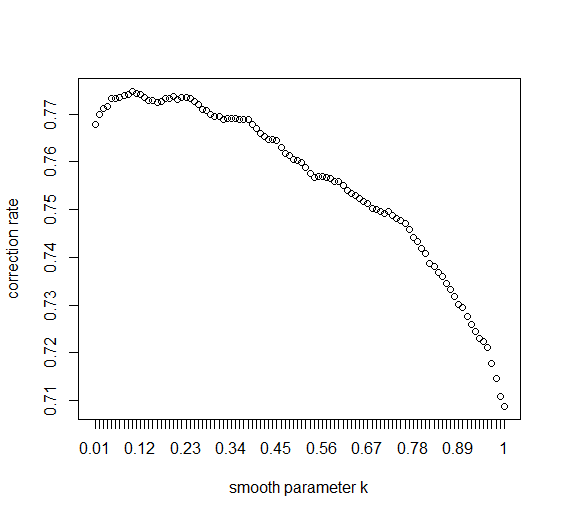

Generate this figure with R:
#input the data
load("C:/Users/mac/Desktop/spring course/246/midtermproject/digits.RData")
#set up the data for use num.class <- dim(training.data)[1] # Number of classes num.training <- dim(training.data)[2] # Number of training data per class d <- prod(dim(training.data)[3:4]) # Dimension of each training image (rowsxcolumns) num.test <- dim(test.data)[2] # Number of test data dim(training.data) <- c(num.class * num.training, d) # Reshape training data to 2-dim matrix dim(test.data) <- c(num.class * num.test, d) # Same for test. training.label <- rep(0:9, num.training) # Labels of training data. test.label <- rep(0:9, num.test) # Labels of test data rownames(training.data)=training.label #rownames of training data rownames(test.data)=test.label #rownames of test data
##project 1: LDA
#makeLDADiscF:returns a function that will form a discriminant
makeLDADiscF=function (mean,sigma,prior){
  sigmaInv=solve(sigma )
  constantPart=((0.5)*((t(mean)%*%sigmaInv)%*%mean))[1,1]
  function (X) {
    (((X %*%sigmaInv)%*%mean)-constantPart+log(prior))
  }
}
#Compute the value of smoothing parameter by the following procedure: #divide the training set per class into 2 parts:400 training examples and 100 test examples #compute the adjusted covariance matrix with different smoothing parameters #run the algorithm above five times on a random subset of 400 training examples per class #evaluate the error on the remaining 100 examples per class #obtain the value of smoothing parameter that minimizes the average error of the 5 times
set.seed(123)
pCorrectTrain=matrix(NA,nrow=5,ncol=100) pCorrectTest=matrix(NA,nrow=5,ncol=100) #to contain correct rates under each iteration
#run five times
for(i in 1:5){
  train_ind0=sample((nrow(training.data[rownames(training.data)=="0",])), size=400,replace = FALSE, prob = NULL) #sample rows
  train0=training.data[rownames(training.data)=="0",][train_ind0, ]#get the training set of class 0 test0=training.data[rownames(training.data)=="0",][-train_ind0, ]#get the test set of class 0
  train_ind1=sample((nrow(training.data[rownames(training.data)=="1",])),
                    size=400,replace = FALSE, prob = NULL)
  train1=training.data[rownames(training.data)=="1",][train_ind1, ]
  test1=training.data[rownames(training.data)=="1",][-train_ind1, ]
  train_ind2=sample((nrow(training.data[rownames(training.data)=="2",])),
                    size=400,replace = FALSE, prob = NULL)
  train2=training.data[rownames(training.data)=="2",][train_ind2, ]
  test2=training.data[rownames(training.data)=="2",][-train_ind2, ]
  train_ind3=sample((nrow(training.data[rownames(training.data)=="3",])),
                    size=400,replace = FALSE, prob = NULL)
  train3=training.data[rownames(training.data)=="3",][train_ind3, ]
  test3=training.data[rownames(training.data)=="3",][-train_ind3, ]
  train_ind4=sample((nrow(training.data[rownames(training.data)=="4",])),
                    size=400,replace = FALSE, prob = NULL)
  train4=training.data[rownames(training.data)=="4",][train_ind4, ]
  test4=training.data[rownames(training.data)=="4",][-train_ind4, ]
  train_ind5=sample((nrow(training.data[rownames(training.data)=="5",])),
                    size=400,replace = FALSE, prob = NULL)
  train5=training.data[rownames(training.data)=="5",][train_ind5, ]
  test5=training.data[rownames(training.data)=="5",][-train_ind5, ]
  train_ind6=sample((nrow(training.data[rownames(training.data)=="6",])),
                    size=400,replace = FALSE, prob = NULL)
  train6=training.data[rownames(training.data)=="6",][train_ind6, ]
  test6=training.data[rownames(training.data)=="6",][-train_ind6, ]
  train_ind7=sample((nrow(training.data[rownames(training.data)=="7",])),
                    size=400,replace = FALSE, prob = NULL)
  train7=training.data[rownames(training.data)=="7",][train_ind7, ]
  test7=training.data[rownames(training.data)=="7",][-train_ind7, ]
  train_ind8=sample((nrow(training.data[rownames(training.data)=="8",])),
                    size=400,replace = FALSE, prob = NULL)
  train8=training.data[rownames(training.data)=="8",][train_ind8, ]
  test8=training.data[rownames(training.data)=="8",][-train_ind8, ]
  train_ind9=sample((nrow(training.data[rownames(training.data)=="9",])),
                    size=400,replace = FALSE, prob = NULL)
  train9=training.data[rownames(training.data)=="9",][train_ind9, ]
  test9=training.data[rownames(training.data)=="9",][-train_ind9, ]
  #combine 10 samples together again
  train=rbind(train0,train1,train2,train3,train4,train5,train6,train7,train8,train9)
  test=rbind(test0,test1,test2,test3,test4,test5,test6,test7,test8,test9)
  #compute the covariance matrix and mean of each class with 400 training examples
  cov0=cov(train0)
  cov1=cov(train1)
  cov2=cov(train2)
  cov3=cov(train3)
  cov4=cov(train4)
  cov5=cov(train5)
  cov6=cov(train6)
  cov7=cov(train7)
  cov8=cov(train8)
  cov9=cov(train9)
  mean0=colMeans(train0)
  mean1=colMeans(train1)
  mean2=colMeans(train3)
  mean4=colMeans(train4)
  mean5=colMeans(train5)
  mean6=colMeans(train6)
  mean7=colMeans(train7)
  mean8=colMeans(train8)
  mean9=colMeans(train9)
  avgcov=(cov0+cov1+cov2+cov3+cov4+cov5+cov6+cov7+cov8+cov9)/10 #average covaraince
  # let the smooth parameter k=0.01,0.02,0.03,...,1
  for(j in 1:100){
    k=seq(0,1,by=0.01)[j+1] adj.avgcov=(1-k)*avgcov+k*diag(1/4,nrow=400, ncol=400) #adjusted average covariance
    ldadisc0=makeLDADiscF(mean0,adj.avgcov,1/10)
    ldadisc1=makeLDADiscF(mean1,adj.avgcov,1/10)
    ldadisc2=makeLDADiscF(mean2,adj.avgcov,1/10)
    ldadisc3=makeLDADiscF(mean3,adj.avgcov,1/10)
    ldadisc4=makeLDADiscF(mean4,adj.avgcov,1/10)
    ldadisc5=makeLDADiscF(mean5,adj.avgcov,1/10)
    ldadisc6=makeLDADiscF(mean6,adj.avgcov,1/10)
    ldadisc7=makeLDADiscF(mean7,adj.avgcov,1/10)
    ldadisc8=makeLDADiscF(mean8,adj.avgcov,1/10) ldadisc9=makeLDADiscF(mean9,adj.avgcov,1/10) #10 discriminants
    #use discriminants to classify validation set
    trainPredicted=apply(cbind(ldadisc0(train),
                               ldadisc1(train),
                               ldadisc2(train),
                               ldadisc3(train),
                               ldadisc4(train),
                               ldadisc5(train),
                               ldadisc6(train),
                               ldadisc7(train),
                               ldadisc8(train),
                               ldadisc9(train)),1,which.max)
    testPredicted=apply(cbind(ldadisc0(test),
                              ldadisc1(test),
                              ldadisc2(test),
                              ldadisc3(test),
                              ldadisc4(test),
                              ldadisc5(test),
                              ldadisc6(test),
                              ldadisc7(test),
                              ldadisc8(test),
                              ldadisc9(test)),1,which.max)
    #compute the correct rates
    pCorrectTrain[i,j]=sum((trainPredicted-1)==rownames(train))/nrow(train)
    pCorrectTest[i,j]=sum((testPredicted-1)==rownames(test))/nrow(test)
  }
} pCorrectTest.mean=colMeans(pCorrectTest) #compute the average correct rates
#plot the average correct rates versus the smoothing parameter k
plot(seq(1:100),pCorrectTest.mean,ylab="correction rate",xlab="smooth parameter k",type="b",xaxt = 'n')
k=seq(0,1,by=0.01)[2:101]
axis(1,at=1:100,labels=k)
#get the value of smoothing parameter that maximizes the average correct rate
smooth.k=0.1*(apply(pCorrectionTest.mean,1,which.max)-1)
# The above plot shows the average correct rates on the validation data sets versus k
# we get the optimal smoothing parameter k=0.1

#apply the smoothing parameter k=0.1 on all the training and test data
#compute covariance matrix of the 10 classes
Cov0=cov(training.data[rownames(training.data)=="0",])
Cov1=cov(training.data[rownames(training.data)=="1",])
Cov2=cov(training.data[rownames(training.data)=="2",])
Cov3=cov(training.data[rownames(training.data)=="3",])
Cov4=cov(training.data[rownames(training.data)=="4",])
Cov5=cov(training.data[rownames(training.data)=="5",])
Cov6=cov(training.data[rownames(training.data)=="6",])
Cov7=cov(training.data[rownames(training.data)=="7",])
Cov8=cov(training.data[rownames(training.data)=="8",])
Cov9=cov(training.data[rownames(training.data)=="9",])
#compute the average covariance matrix
avgCov=(Cov0+Cov1+Cov2+Cov3+Cov4+Cov5+Cov6+Cov7+Cov8+Cov9)/10
#adjusted average covariance
adj.avgCov=(1-smooth.k)*avgCov+smooth.k*diag(1/4,nrow=400, ncol=400)
#compute the means of the 10 classes
Mean0=colMeans(training.data[rownames(training.data)=="0",])
Mean1=colMeans(training.data[rownames(training.data)=="1",])
Mean2=colMeans(training.data[rownames(training.data)=="2",])
Mean3=colMeans(training.data[rownames(training.data)=="3",])
Mean4=colMeans(training.data[rownames(training.data)=="4",])
Mean5=colMeans(training.data[rownames(training.data)=="5",])
Mean6=colMeans(training.data[rownames(training.data)=="6",])
Mean7=colMeans(training.data[rownames(training.data)=="7",])
Mean8=colMeans(training.data[rownames(training.data)=="8",])
Mean9=colMeans(training.data[rownames(training.data)=="9",])
#get the discriminants of the 10 classes
Ldadisc0=makeLDADiscF(Mean0,adj.avgCov,1/10)
Ldadisc1=makeLDADiscF(Mean1,adj.avgCov,1/10)
Ldadisc2=makeLDADiscF(Mean2,adj.avgCov,1/10)
Ldadisc3=makeLDADiscF(Mean3,adj.avgCov,1/10)
Ldadisc4=makeLDADiscF(Mean4,adj.avgCov,1/10)
Ldadisc5=makeLDADiscF(Mean5,adj.avgCov,1/10)
Ldadisc6=makeLDADiscF(Mean6,adj.avgCov,1/10)
Ldadisc7=makeLDADiscF(Mean7,adj.avgCov,1/10)
Ldadisc8=makeLDADiscF(Mean8,adj.avgCov,1/10)
Ldadisc9=makeLDADiscF(Mean9,adj.avgCov,1/10)
#use discriminants to classify test data set
TrainPredicted=apply(cbind(Ldadisc0(training.data),
                           Ldadisc1(training.data),
                           Ldadisc2(training.data),
                           Ldadisc3(training.data),
                           Ldadisc4(training.data),
                           Ldadisc5(training.data),
                           Ldadisc6(training.data),
                           Ldadisc7(training.data),
                           Ldadisc8(training.data),
                           Ldadisc9(training.data)),1,which.max)
TestPredicted=apply(cbind(Ldadisc0(test.data),
                          Ldadisc1(test.data),
                          Ldadisc2(test.data),
                          Ldadisc3(test.data),
                          Ldadisc4(test.data),
                          Ldadisc5(test.data),
                          Ldadisc6(test.data),
                          Ldadisc7(test.data),
                          Ldadisc8(test.data),
                          Ldadisc9(test.data)),1,which.max)
#compute the correct rates
PCorrectTrain=sum((TrainPredicted-1)==training.label)/length(training.label)
PCorrectTest=sum((TestPredicted-1)==test.label)/length(test.label)
#get PCorrectTrain=0.9125, PCorrectTest=0.8975
#i.e., correction rate on training data set=0.9125, correction rate on test data set=0.8975
